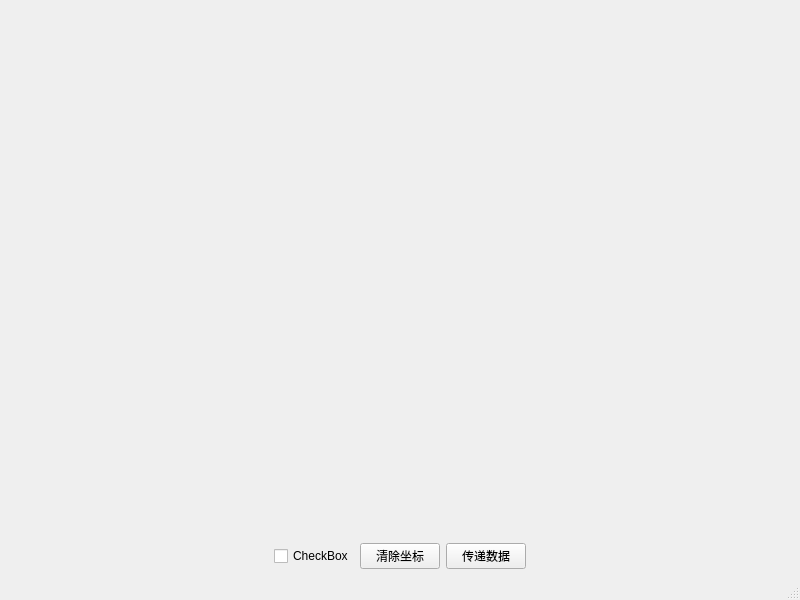
<?xml version="1.0" encoding="UTF-8"?>
<ui version="4.0">
 <class>test</class>
 <widget class="QMainWindow" name="test">
  <property name="geometry">
   <rect>
    <x>0</x>
    <y>0</y>
    <width>800</width>
    <height>600</height>
   </rect>
  </property>
  <property name="windowTitle">
   <string>MainWindow</string>
  </property>
  <widget class="QWidget" name="centralwidget">
   <layout class="QVBoxLayout" name="verticalLayout">
    <item>
     <layout class="QHBoxLayout" name="horizontalLayout">
      <item>
       <widget class="QtCharts::QChartView" name="chart_view" native="true"/>
      </item>
      <item>
       <widget class="QtCharts::QChartView" name="chart_ret_view" native="true"/>
      </item>
     </layout>
    </item>
    <item>
     <layout class="QHBoxLayout" name="horizontalLayout_2">
      <item>
       <spacer name="horizontalSpacer">
        <property name="orientation">
         <enum>Qt::Horizontal</enum>
        </property>
        <property name="sizeHint" stdset="0">
         <size>
          <width>40</width>
          <height>20</height>
         </size>
        </property>
       </spacer>
      </item>
      <item>
       <widget class="QCheckBox" name="Audio_Standard">
        <property name="text">
         <string>CheckBox</string>
        </property>
       </widget>
      </item>
      <item>
       <widget class="QPushButton" name="clear">
        <property name="text">
         <string>清除坐标</string>
        </property>
       </widget>
      </item>
      <item>
       <widget class="QPushButton" name="data_button">
        <property name="sizePolicy">
         <sizepolicy hsizetype="Minimum" vsizetype="Maximum">
          <horstretch>0</horstretch>
          <verstretch>0</verstretch>
         </sizepolicy>
        </property>
        <property name="text">
         <string>传递数据</string>
        </property>
       </widget>
      </item>
      <item>
       <spacer name="horizontalSpacer_2">
        <property name="orientation">
         <enum>Qt::Horizontal</enum>
        </property>
        <property name="sizeType">
         <enum>QSizePolicy::Expanding</enum>
        </property>
        <property name="sizeHint" stdset="0">
         <size>
          <width>40</width>
          <height>20</height>
         </size>
        </property>
       </spacer>
      </item>
     </layout>
    </item>
   </layout>
  </widget>
  <widget class="QStatusBar" name="statusbar"/>
 </widget>
 <customwidgets>
  <customwidget>
   <class>QtCharts::QChartView</class>
   <extends>QWidget</extends>
   <header location="global">qtcharts_qchartview.h</header>
   <container>1</container>
  </customwidget>
 </customwidgets>
 <resources/>
 <connections/>
</ui>
